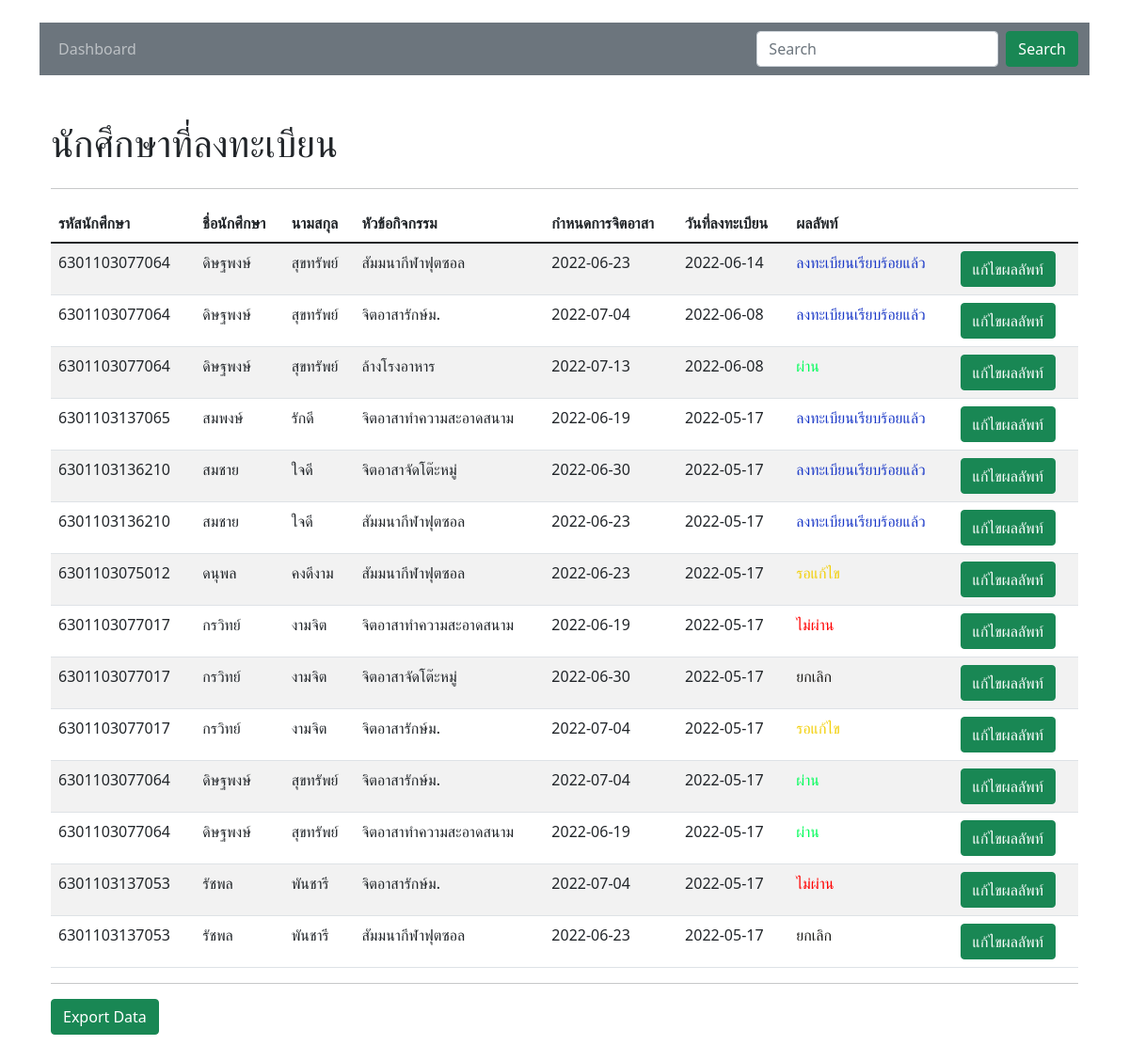
/viewRegister.php, run on the app's committed database.
### tables this page shows
CREATE TABLE `act_register` (
  `registerId` int(11) NOT NULL,
  `actId` int(11) NOT NULL,
  `stId` int(11) NOT NULL,
  `registerDate` date NOT NULL DEFAULT current_timestamp(),
  `result` varchar(255) DEFAULT NULL
);

CREATE TABLE `students` (
  `stId` int(11) NOT NULL,
  `studentId` varchar(13) NOT NULL,
  `firstName` varchar(255) NOT NULL,
  `lastName` varchar(255) NOT NULL,
  `personId` varchar(13) NOT NULL,
  `birthDate` date DEFAULT NULL,
  `phone` varchar(13) DEFAULT NULL,
  `address` varchar(255) DEFAULT NULL,
  `scholarshipId` int(11) NOT NULL,
  `statusId` int(11) NOT NULL,
  `awards` varchar(255) DEFAULT NULL,
  `study` varchar(255) DEFAULT NULL,
  `class` varchar(255) DEFAULT NULL,
  `majorId` int(11) NOT NULL,
  `fatherName` varchar(255) DEFAULT NULL,
  `fPhone` varchar(10) DEFAULT NULL,
  `motherName` varchar(255) DEFAULT NULL,
  `mPhone` varchar(10) DEFAULT NULL,
  `clubName` varchar(255) DEFAULT NULL,
  `position` varchar(255) DEFAULT NULL,
  `size` varchar(10) DEFAULT NULL,
  `number` varchar(4) DEFAULT NULL,
  `userRole` varchar(10) NOT NULL,
  `roleId` int(11) NOT NULL,
  `password` varchar(255) DEFAULT NULL,
  `image` varchar(255) DEFAULT NULL
);

CREATE TABLE `activities` (
  `actId` int(11) NOT NULL,
  `title` varchar(255) NOT NULL,
  `actDatetime` date NOT NULL,
  `description` varchar(300) DEFAULT NULL
);

### viewRegister.php (the view, shortened to what this page needs)
<?php
require_once 'config/connect.php';
?>
<!DOCTYPE html>
<html lang="en">
<head>
  <link href="https://cdn.jsdelivr.net/npm/bootstrap@5.1.3/dist/css/bootstrap.min.css" rel="stylesheet">
  <link rel="stylesheet" href="https://cdn.datatables.net/1.11.5/css/jquery.dataTables.min.css">
</head>
<body>
  <div class="container mt-4 mb-4">
    <nav class="navbar navbar-expand-lg navbar-dark bg-secondary">
      <div class="container-fluid">
        <ul class="navbar-nav mb-2 mb-lg-0">
          <li class="nav-item fw-normal">
            <a class="nav-link" aria-current="page" href="dashboard.php">Dashboard</a>
          </li>
        </ul>
        <ul class="navbar-nav mb-2 mb-lg-0">
          <form class="d-flex">
            <input class="form-control me-2" type="search" placeholder="Search" aria-label="Search">
            <button class="btn btn-success" type="submit">Search</button>
          </form>
        </ul>
      </div>
    </nav>
    <br>
  </div>
  <div class="container-sm">
    <div class="container mt-2 mb-5">
      <div class="row">
        <div class="col-md-6">
          <h1>นักศึกษาที่ลงทะเบียน</h1>
        </div>
      </div>
      <hr>
      <table class="table table-striped">
        <thead>
          <tr>
            <th scope="col">รหัสนักศึกษา</th>
            <th scope="col">ชื่อนักศึกษา</th>
            <th scope="col">นามสกุล</th>
            <th scope="col">หัวข้อกิจกรรม</th>
            <th scope="col">กำหนดการจิตอาสา</th>
            <th scope="col">วันที่ลงทะเบียน</th>
            <th scope="col">ผลลัพท์</th>
          </tr>
        </thead>
        <tbody>
          <?php
          $sql = $conn->query("SELECT a.*, act.title, act.actDatetime, s.studentId, s.firstName, s.lastName
          FROM act_register as a
          INNER JOIN activities as act ON a.actId=act.actId
          INNER JOIN students as s ON a.stId=s.stId
          ORDER BY registerId DESC");
          $sql->execute();
          $data = $sql->fetchAll();
          if (!$data) {
            echo "<tr><td colspan='7' class='text-center'>No Data found</td></tr>";
          } else {
            foreach ($data as $registered) {
          ?>
              <tr>
                <td><?= $registered['studentId']; ?></td>
                <td><?= $registered['firstName']; ?></td>
                <td><?= $registered['lastName']; ?></td>
                <td><?= $registered['title']; ?></td>
                <td><?= $registered['actDatetime']; ?></td>
                <td><?= $registered['registerDate']; ?></td>
                <td>
                  <?php
                  if ($registered['result'] == 'ไม่ผ่าน') {
                    echo '<font color="red">';
                    echo $registered['result'];
                    echo '</font>';
                  } elseif ($registered['result'] == 'ผ่าน') {
                    echo '<font color="#03fc5a">';
                    echo $registered['result'];
                    echo '</font>';
                  } elseif ($registered['result'] == 'ยกเลิก') {
                    echo '<font color="#1c1b18">';
                    echo $registered['result'];
                    echo '</font>';
                  } elseif ($registered['result'] == 'รอแก้ไข') {
                    echo '<font color="#f2cf07">';
                    echo $registered['result'];
                    echo '</font>';
                  } else {
                    echo '<font color="#1a38c7">';
                    echo $registered['result'];
                    echo '</font>';
                  }
                  ?>
                </td>
                <td>
                  <a href="editRegister.php?registerId=<?= $registered['registerId']; ?>" class="btn btn-success">แก้ไขผลลัพท์</a>
                </td>
              </tr>
          <?php }
          } ?>
        </tbody>
      </table>
      <hr>
      <div>
        <a href="exportAct.php" class="btn btn-success">Export Data</a>
      </div>
    </div>
  </div>
</body>
</html>

### data on the page
act_register: stId.studentId "6301103077064", stId.firstName "ดิษฐพงษ์", stId.lastName "สุขทรัพย์", actId.title "สัมมนากีฬาฟุตซอล", actId.actDatetime "2022-06-23", registerDate "2022-06-14", result "ลงทะเบียนเรียบร้อยแล้ว"
act_register: stId.studentId "6301103077064", stId.firstName "ดิษฐพงษ์", stId.lastName "สุขทรัพย์", actId.title "จิตอาสารักษ์ม.", actId.actDatetime "2022-07-04", registerDate "2022-06-08", result "ลงทะเบียนเรียบร้อยแล้ว"
act_register: stId.studentId "6301103077064", stId.firstName "ดิษฐพงษ์", stId.lastName "สุขทรัพย์", actId.title "ล้างโรงอาหาร", actId.actDatetime "2022-07-13", registerDate "2022-06-08", result "ผ่าน"
act_register: stId.studentId "6301103137065", stId.firstName "สมพงษ์", stId.lastName "รักดี", actId.title "จิตอาสาทำความสะอาดสนาม", actId.actDatetime "2022-06-19", registerDate "2022-05-17", result "ลงทะเบียนเรียบร้อยแล้ว"
act_register: stId.studentId "6301103136210", stId.firstName "สมชาย", stId.lastName "ใจดี", actId.title "จิตอาสาจัดโต๊ะหมู่", actId.actDatetime "2022-06-30", registerDate "2022-05-17", result "ลงทะเบียนเรียบร้อยแล้ว"
act_register: stId.studentId "6301103136210", stId.firstName "สมชาย", stId.lastName "ใจดี", actId.title "สัมมนากีฬาฟุตซอล", actId.actDatetime "2022-06-23", registerDate "2022-05-17", result "ลงทะเบียนเรียบร้อยแล้ว"
act_register: stId.studentId "6301103075012", stId.firstName "ดนุพล", stId.lastName "คงดีงาม", actId.title "สัมมนากีฬาฟุตซอล", actId.actDatetime "2022-06-23", registerDate "2022-05-17", result "รอแก้ไข"
act_register: stId.studentId "6301103077017", stId.firstName "กรวิทย์", stId.lastName "งามจิต", actId.title "จิตอาสาทำความสะอาดสนาม", actId.actDatetime "2022-06-19", registerDate "2022-05-17", result "ไม่ผ่าน"
act_register: stId.studentId "6301103077017", stId.firstName "กรวิทย์", stId.lastName "งามจิต", actId.title "จิตอาสาจัดโต๊ะหมู่", actId.actDatetime "2022-06-30", registerDate "2022-05-17", result "ยกเลิก"
act_register: stId.studentId "6301103077017", stId.firstName "กรวิทย์", stId.lastName "งามจิต", actId.title "จิตอาสารักษ์ม.", actId.actDatetime "2022-07-04", registerDate "2022-05-17", result "รอแก้ไข"
act_register: stId.studentId "6301103077064", stId.firstName "ดิษฐพงษ์", stId.lastName "สุขทรัพย์", actId.title "จิตอาสารักษ์ม.", actId.actDatetime "2022-07-04", registerDate "2022-05-17", result "ผ่าน"
act_register: stId.studentId "6301103077064", stId.firstName "ดิษฐพงษ์", stId.lastName "สุขทรัพย์", actId.title "จิตอาสาทำความสะอาดสนาม", actId.actDatetime "2022-06-19", registerDate "2022-05-17", result "ผ่าน"
act_register: stId.studentId "6301103137053", stId.firstName "รัชพล", stId.lastName "พันชารี", actId.title "จิตอาสารักษ์ม.", actId.actDatetime "2022-07-04", registerDate "2022-05-17", result "ไม่ผ่าน"
act_register: stId.studentId "6301103137053", stId.firstName "รัชพล", stId.lastName "พันชารี", actId.title "สัมมนากีฬาฟุตซอล", actId.actDatetime "2022-06-23", registerDate "2022-05-17", result "ยกเลิก"
